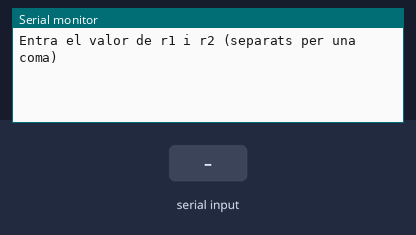
A sketch run on a simulated Arduino Uno, built with avr-gcc and run on an emulated ATmega328P. On the bench: the last lines printed to the serial monitor. The test bench sets the inputs (shaded band).

Above: at 1.2 s.
1.3 s: "90,45\n" received over Serial
At 2.1 s:
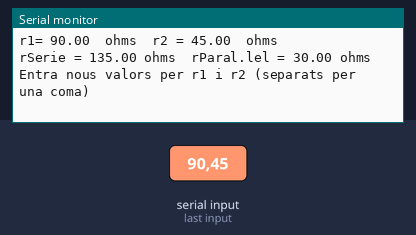
2.8 s: "5\n" received over Serial
At 4.4 s:
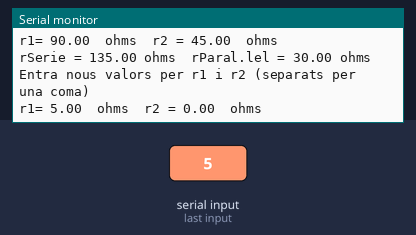

The sketch:

Number_Communication_1.ino
```cpp
/****************************************************************
**                                                             **
**                           TÍTOL: Serial                     **
**                                                             **
**  NOM: EDDER GARCIA PINO                     DATA 30/01/2017 **
****************************************************************/
//************************ INCLUDE ******************************


//*********************** VARIABLES *****************************

float r1, r2;
float rSerie, rParalel;
//************************* SETUP *******************************

void setup()
{
  Serial.begin(9600);     // set up Serial library at 9600 bps
  Serial.println("Entra el valor de r1 i r2 (separats per una coma)");
}


//************************** LOOP *******************************

void loop()  //
{
  while (Serial.available() > 0)
  {
    r1 = Serial.parseInt();
    Serial.print("r1= ");
    Serial.print(r1);
    Serial.print("  ohms\t");

    r2 = Serial.parseInt();
    Serial.print ("r2 = ");
    Serial.print (r2);
    Serial.println ("  ohms");

    if (Serial.read() == '\n') {

      rSerie = r1 + r2;
      rParalel = (r1 * r2) / (r1 + r2);

      Serial.print("rSerie = ");
      Serial.print(rSerie);
      Serial.print(" ohms\t");
      Serial.print("rParal.lel = ");
      Serial.print(rParalel);
      Serial.println(" ohms");
      Serial.println();
      Serial.println("Entra nous valors per r1 i r2 (separats per una coma)");
    }
  }
}

//************************* FUNCIONS ****************************
```

Measured:
- after the input at 1.3 s, the serial monitor: prints a new line at once (image 1)
- after the input at 2.8 s, the serial monitor: prints a new line at once (image 2)
